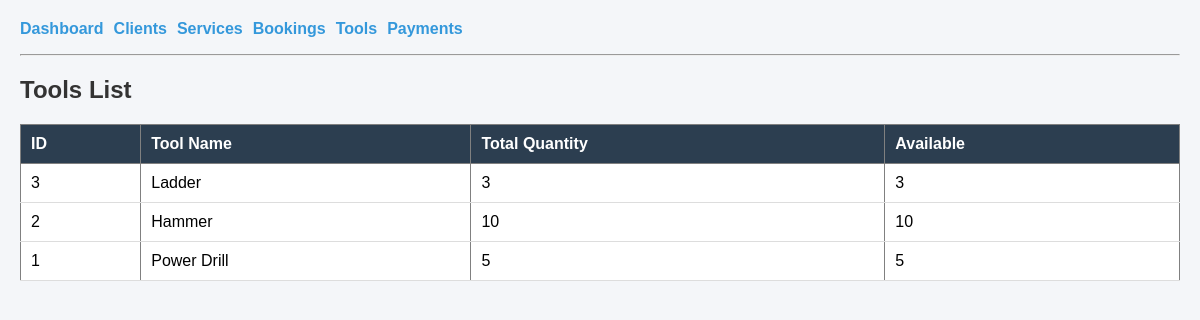
The page /pages/tools_list_assign.php on the database its author committed.
### tables this page shows
CREATE TABLE `tools` (
  `tool_id` int(11) NOT NULL,
  `tool_name` varchar(150) NOT NULL,
  `quantity_total` int(11) NOT NULL DEFAULT 0,
  `quantity_available` int(11) NOT NULL DEFAULT 0
);

### pages/tools_list_assign.php (the view, shortened to what this page needs)
<?php
include "../db.php";
$result = mysqli_query($conn, "SELECT * FROM tools ORDER BY tool_id DESC");
?>
<!doctype html>
<html>
<head>
</head>
<link rel="stylesheet" href="../style.css">
<body>
<?php include "../nav.php"; ?>
<h2>Tools List</h2>
<table border="1" cellpadding="8">
<tr>
    <th>ID</th>
    <th>Tool Name</th>
    <th>Total Quantity</th>
    <th>Available</th>
</tr>
<?php while($row = mysqli_fetch_assoc($result)): ?>
<tr>
    <td><?php echo $row['tool_id']; ?></td>
    <td><?php echo $row['tool_name']; ?></td>
    <td><?php echo $row['quantity_total']; ?></td>
    <td><?php echo $row['quantity_available']; ?></td>
</tr>
<?php endwhile; ?>
</table>
</body>
</html>

### style.css (style rules this page uses)
body { font-family: Arial, sans-serif; background-color: #f4f6f9; margin: 20px; }
h2 { color: #333; }
table { width: 100%; border-collapse: collapse; background: white; }
table th { background-color: #2c3e50; color: white; padding: 10px; text-align: left; }
table td { padding: 10px; border-bottom: 1px solid #ddd; }

### rows shown on the page
tools: tool_id "3", tool_name "Ladder", quantity_total "3", quantity_available "3"
tools: tool_id "2", tool_name "Hammer", quantity_total "10", quantity_available "10"
tools: tool_id "1", tool_name "Power Drill", quantity_total "5", quantity_available "5"
